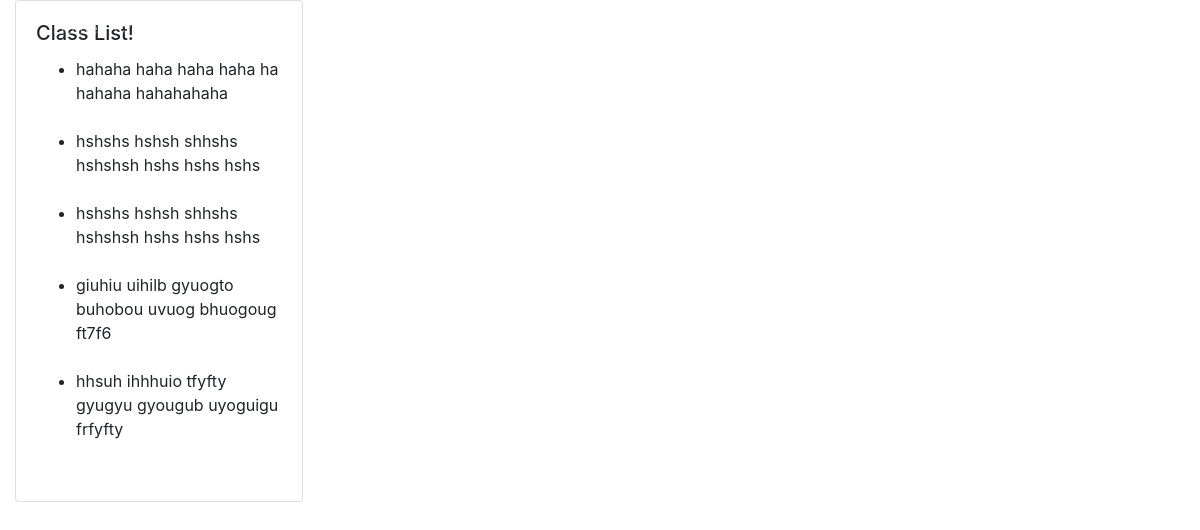
The app's page /home/ (signed in) with its own data.
### CS361WebApp/models.py (models this page shows, shortened)
class CourseTime(models.Model):
    department = models.CharField(max_length=50)
    number = models.CharField(max_length=50)
    start = models.CharField(max_length=50)
    end = models.CharField(max_length=50)
    day = models.CharField(max_length=50)
    section = models.CharField(max_length=50)
    instructor = models.CharField(max_length=50, blank = True)

### CS361WebApp/views.py (the view)
# urls.py: path('home/', views.home, name='CS361WebApp-home'),
@login_required
def home(request):
    course_result = CourseTime.objects.all()
    return render(request, 'CS361WebApp/home.html', {"courses": course_result})

### CS361WebApp/templates/CS361WebApp/home.html (shortened to what this page needs)
{% extends "CS361WebApp/base.html" %}
{% block content %}
    <div class="row">
        <div class="col">
            <form method="POST" action="/">
                <div id="form-control" class="card" style="width: 18rem;">
                    <div class="card-body">
                        <h5 class="card-title">Class List!</h5>
                            <ul>
                            {% for class in courses %}
                                <li>{{ class.department }}
                                {{ class.number }}
                                {{ class.section }}
                                {{ class.day }}
                                {{ class.start }}
                                {{ class.end }}
                                {{ class.instructor }}
                                </li>
                            <br/>
                            {% endfor %}
                            </ul>
                    </div>
                </div>
            </form>
        </div>
    </div>
{% endblock content %}

### CS361WebApp/static/TAManager/main.css (style rules this page uses)
html, body { height: 100%; width: 100%; min-height: 100%; min-width: 100%; }

### records on screen
CourseTime: department "hahaha", number "haha", section "haha", day "haha", start "ha", end "hahaha", instructor "hahahahaha"
CourseTime: department "hshshs", number "hshsh", section "shhshs", day "hshshsh", start "hshs", end "hshs", instructor "hshs"
CourseTime: department "hshshs", number "hshsh", section "shhshs", day "hshshsh", start "hshs", end "hshs", instructor "hshs"
CourseTime: department "giuhiu", number "uihilb", section "gyuogto", day "buhobou", start "uvuog", end "bhuogoug", instructor "ft7f6"
CourseTime: department "hhsuh", number "ihhhuio", section "tfyfty", day "gyugyu", start "gyougub", end "uyoguigu", instructor "frfyfty"
